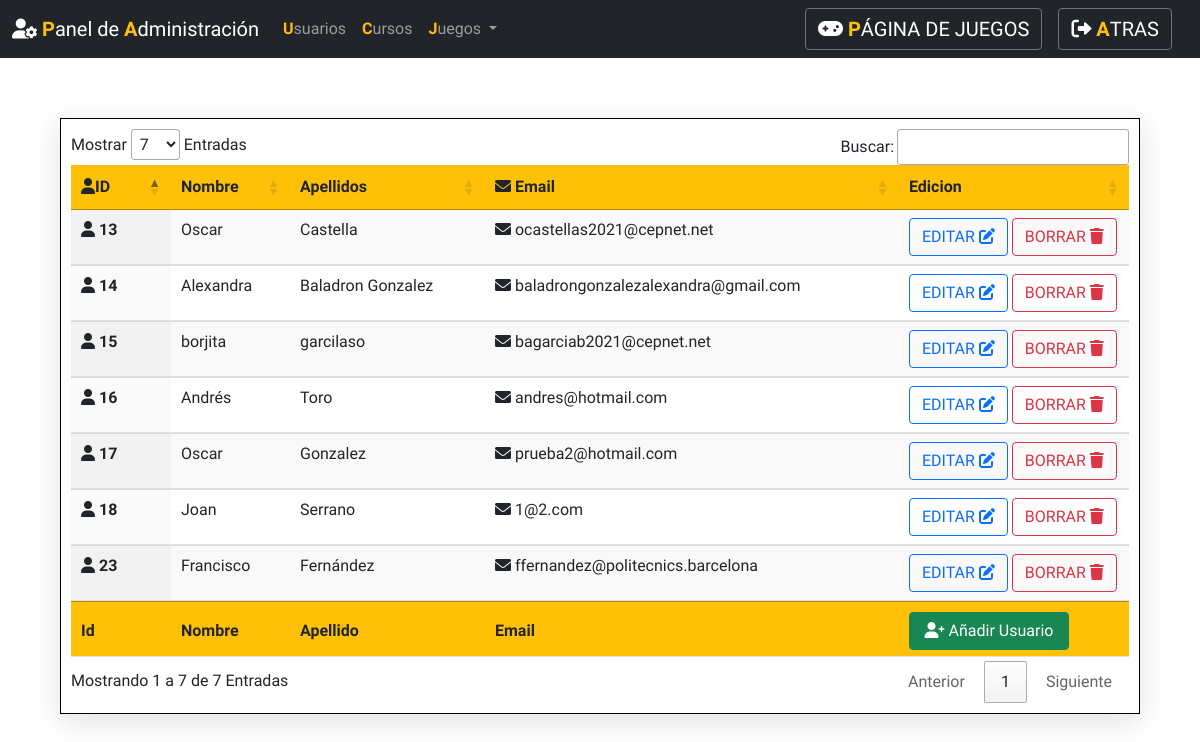
Page /ADMIN/index.php on the committed database.
### tables this page shows
CREATE TABLE `usuario` (
  `Id` int NOT NULL AUTO_INCREMENT,
  `Email` varchar(50) NOT NULL,
  `Nombre` varchar(20) NOT NULL,
  `Apellido` varchar(50) NOT NULL,
  `Password` varchar(100) NOT NULL,
  `Admin` tinyint NOT NULL,
  `Idioma` int NOT NULL,
  PRIMARY KEY (`Id`),
  UNIQUE KEY `Email_UNIQUE` (`Email`)
);

### ADMIN/php_librarys/bd.php (called while the page is built, shortened)
<?php
function openBd(){
    $servername = "localhost";
    $username = "root";
    $password = "mysql";
  $conexion = new PDO("mysql:host=$servername;dbname=juego", $username, $password);
  $conexion->setAttribute(PDO::ATTR_ERRMODE, PDO::ERRMODE_EXCEPTION);
  $conexion->exec("set names utf8");
  return $conexion;
}
function closeBd(){
    return null;
}
function selectUsuarios(){
    $conexion=openBd();
    $sentenciaText="SELECT * from usuario";
    $sentencia = $conexion->prepare($sentenciaText);
    $sentencia->execute();
    $resultado=$sentencia->fetchAll();
    return $resultado;
}

### ADMIN/index.php (the view, shortened to what this page needs)
<?php session_start();
require_once('./php_librarys/bd.php');
$usuarios = selectUsuarios();
?>
<!doctype html>
<html lang="en">
<head>
  <link href="https://cdn.jsdelivr.net/npm/bootstrap@5.1.3/dist/css/bootstrap.min.css" rel="stylesheet">
  <link rel="stylesheet" href="https://cdn.datatables.net/1.11.3/css/jquery.dataTables.min.css">
  <link rel="stylesheet" href="styles/style.css">
  <link rel="stylesheet" href="https://cdnjs.cloudflare.com/ajax/libs/font-awesome/6.0.0-beta2/css/all.min.css">
</head>
<body>
  <header>
    <?php include "php_partials/navbar.php"; ?>
  </header>
  <div class="container-fluid container-principal">
    <table id="example" class="display table table-striped " style="width:100%">
      <thead>
        <tr>
          <th class="bg-warning text-dark"><i class="fas fa-user"></i>ID</th>
          <th class="bg-warning text-dark">Nombre</th>
          <th class="bg-warning text-dark">Apellidos</th>
          <th class="bg-warning text-dark"><i class="fas fa-envelope"></i> Email</th>
          <th class="bg-warning text-dark">Edicion</th>
        </tr>
      </thead>
      <tbody>
        <?php
        foreach ($usuarios as  $usuario) {
          echo "<tr>";
          echo "<th class=\"idUsuario\" id scope=\"row\"><i class=\"fas fa-user\"></i>" . " " . $usuario['Id'] . "</th>";
          echo "<td>" . $usuario['Nombre'] . "</td>";
          echo "<td>" . $usuario['Apellido'] . "</td>";
          echo "<td><i class=\"fas fa-envelope\"></i>" . " " . $usuario['Email'] . "</td>";
          echo "<form action=\"phpControllers/bdController.php\" method=\"POST\">";
          echo "<td class=\"td-edicion\"> <button type=\"submit\" class=\"btn btn-outline-primary \" title=\"Editar\" value=\"editar\" name=\"metodo\"> EDITAR <i class=\"fas fa-edit\"></i></button> <button type=\"submit\" class=\"btn btn-outline-danger \" title=\"Borrar\" value=\"borrar\" name=\"metodo\"> BORRAR <i class=\"fas fa-trash\"></i></button>";
          echo "</tr>";
        }
        ?>
      </tbody>
      <tfoot>
        <tr>
          <th class="bg-warning text-dark">Id</th>
          <th class="bg-warning text-dark">Nombre</th>
          <th class="bg-warning text-dark">Apellido</th>
          <th class="bg-warning text-dark">Email</th>
          <th class="anyadir-usuario bg-warning text-dark"> <a href="crear.php" class=" btn btn-success btn-anyadir"><i class="fas fa-user-plus"></i> Añadir Usuario</a></th>
        </tr>
      </tfoot>
    </table>
  </div>
</body>
</html>

### ADMIN/styles/style.css (style rules this page uses)
body { box-sizing: border-box; background:url(../img/fondo.png)no-repeat center center fixed; background-size: cover; font-family: 'Open Sans Condensed', sans-serif; font-family: 'Saira Condensed', sans-serif; }
.container-principal { width: 90%; margin-top: 60px; padding: 10px; border: 1px solid rgb(0, 0, 0); background-color: rgb(255, 255, 255); box-shadow: rgba(100, 100, 111, 0.2) 0px 7px 29px 0px; }
.td-edicion { width: 210px; }
.anyadir-usuario { text-align: center; }
.btn-anyadir { width: 160px; }
.idUsuario { width: 80px; }

### rows in the picture
usuario: Id "13", Nombre "Oscar", Apellido "Castella", Email "ocastellas2021@cepnet.net"
usuario: Id "14", Nombre "Alexandra", Apellido "Baladron Gonzalez", Email "baladrongonzalezalexandra@gmail.com"
usuario: Id "15", Nombre "borjita", Apellido "garcilaso", Email "bagarciab2021@cepnet.net"
usuario: Id "16", Nombre "Andrés", Apellido "Toro", Email "andres@hotmail.com"
usuario: Id "17", Nombre "Oscar", Apellido "Gonzalez", Email "prueba2@hotmail.com"
usuario: Id "18", Nombre "Joan", Apellido "Serrano", Email "1@2.com"
usuario: Id "23", Nombre "Francisco", Apellido "Fernández", Email "ffernandez@politecnics.barcelona"
